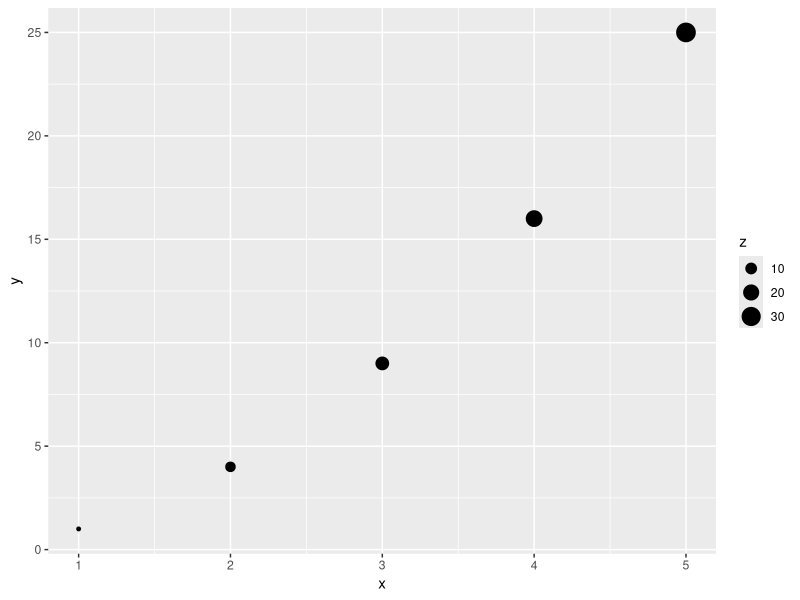
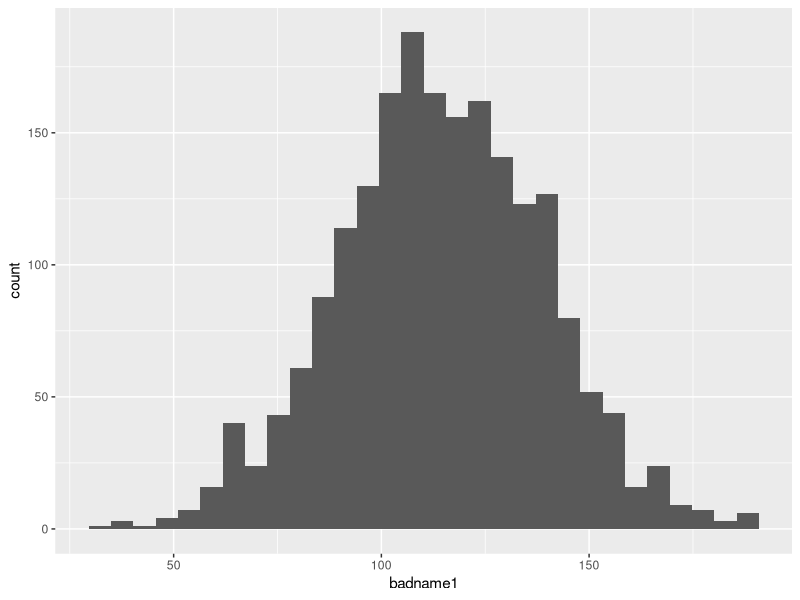
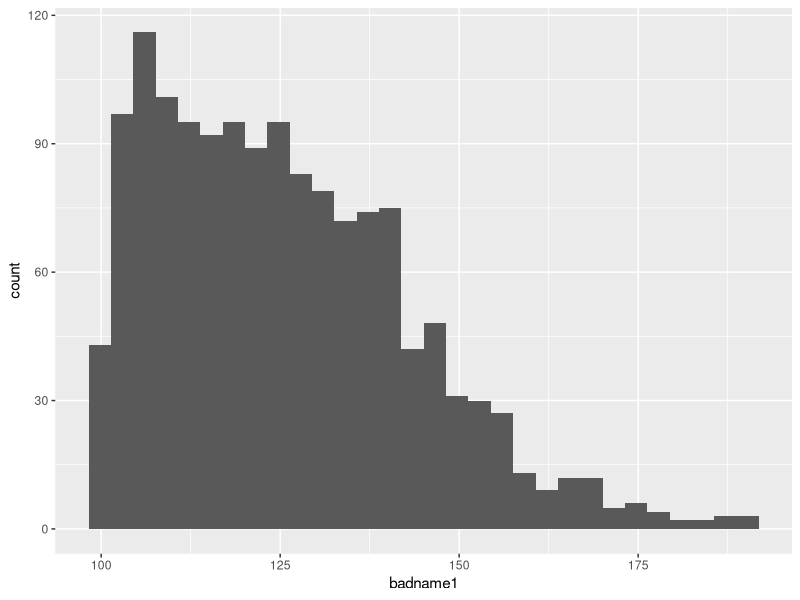
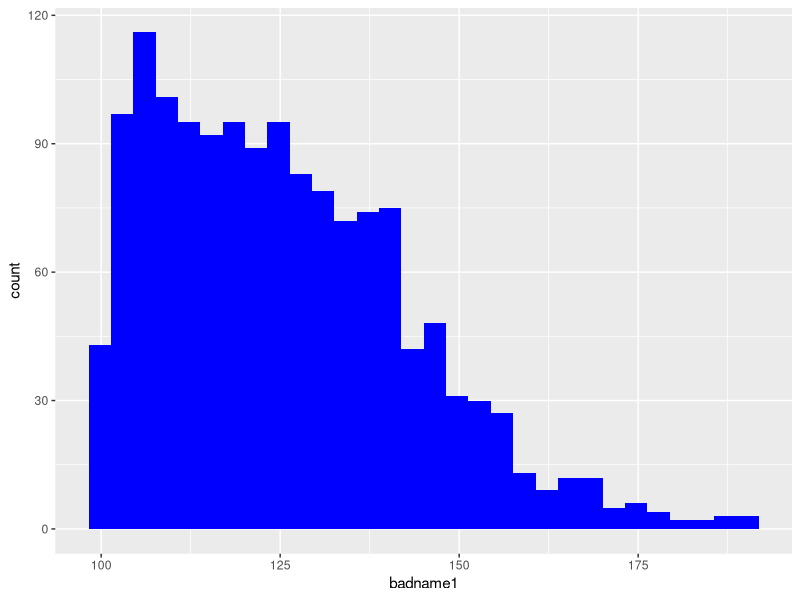
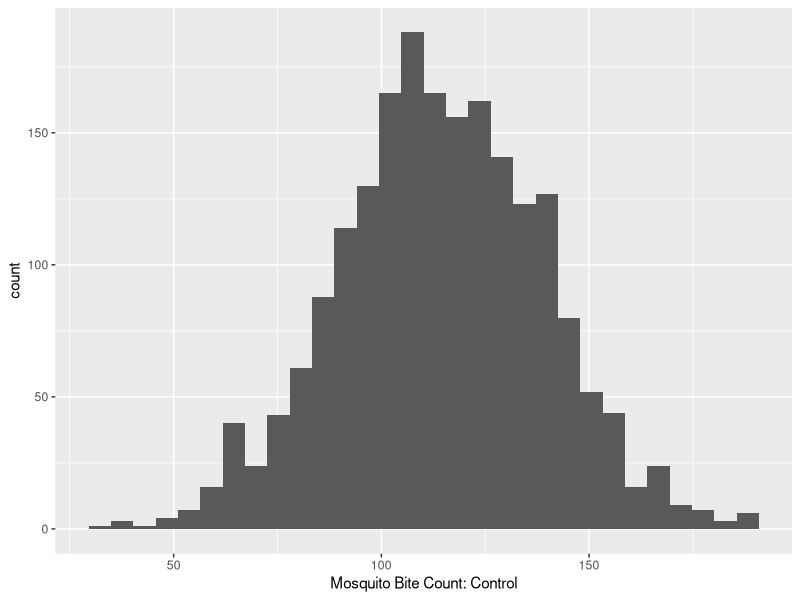
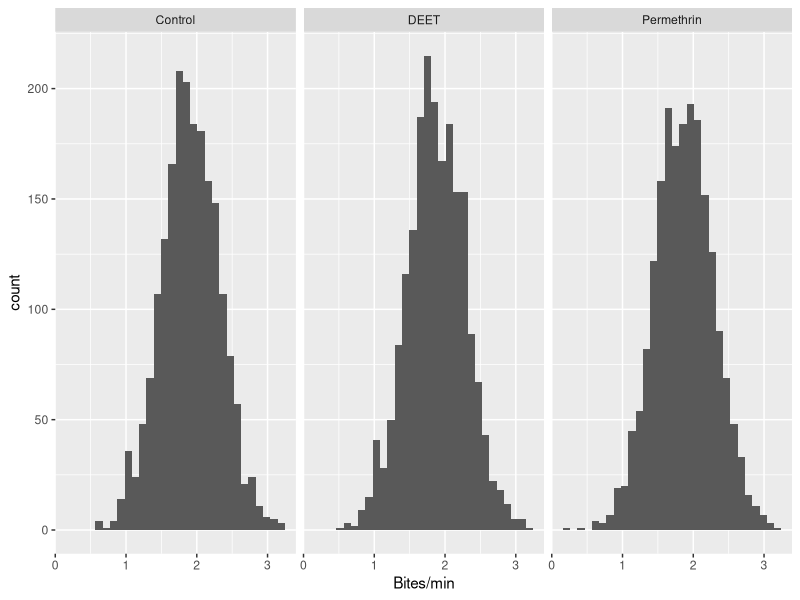
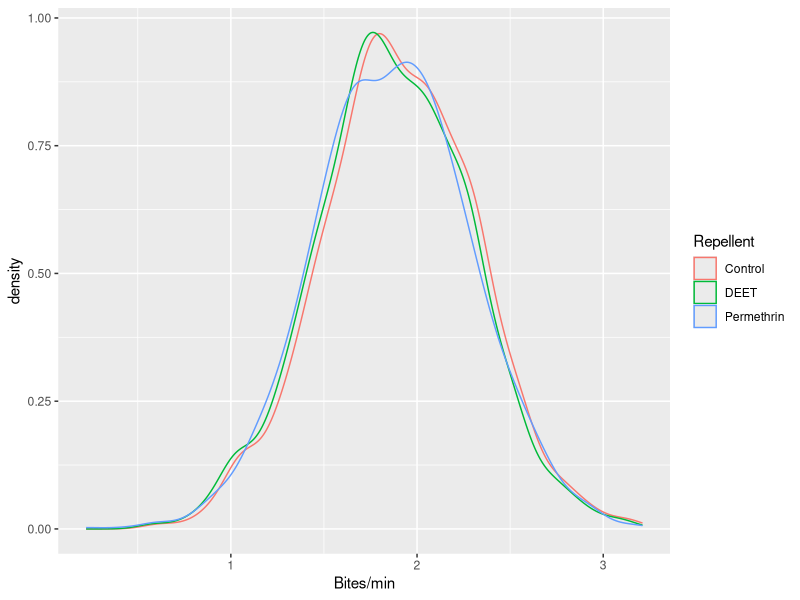
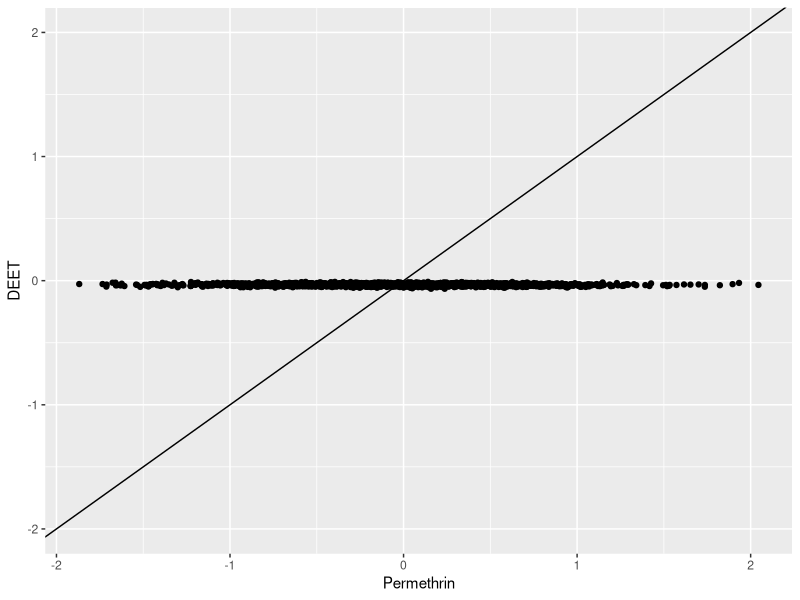

Recreate these plots in R, in order.
## ---- chunk 1
knitr::opts_chunk$set(echo = TRUE)
library(tidyverse)
## ---- chunk 2
# make a list or vector using the base "combine" function, 'c'. 
my_list <- c("first entry", "second", "3rd", 4)

# an extremely useful function: str
str(my_list)

alternate_list <-c(1,2,3,4)
str(alternate_list)

sequence_list <-seq(0,10, by=2)
str(sequence_list)

the_best_tibble_ever <- tibble(x = 1:5, 
                               y = x ^ 2,  # note the internal back-reference 
                               z = 2 + x + y )
str(the_best_tibble_ever)

# Let's make a quick, kinda bad figure:
ggplot(data = the_best_tibble_ever, mapping = aes(x=x, y=y, size=z))+
  geom_point()

# What is it doing?

## ---- chunk 3
# using a tidyverse function read_excel in library readxl, load the data:
example_data <- readxl::read_excel("./data/L01_sample_tdata.xlsx")

# look at it's structure. 
str(example_data)

ggplot(example_data, aes(badname1))+
  geom_histogram()

filtered_data <- filter(example_data, badname1 > 100)

ggplot(filtered_data, aes(badname1))+
  geom_histogram()

ggplot(filter(example_data, badname1 >100), aes(badname1))+
  geom_histogram(fill="blue")

selected_data <- select(example_data, badname1, badname2)
str(selected_data)

selected_data_bn <- select(example_data, contains("badname"))
str(selected_data_bn)

lessbad <- rename(example_data, 
                  "Mosquito Bite Count: Control" = badname1,
                  "Mosquito Bite Count: Permethrin" = badname2,
                  "Mosquito Bite Count: DEET" = badname3)


ggplot(lessbad, aes(`Mosquito Bite Count: Control`))+
  geom_histogram()

lessbad_bites_min <- mutate(lessbad, 
                            `Mosquito Bite Count: Control` = `Mosquito Bite Count: Control` / 60,
                            `Mosquito Bite Count: Permethrin` =  `Mosquito Bite Count: Permethrin` / 60,
                            `Mosquito Bite Count: DEET` =  `Mosquito Bite Count: DEET` / 60)

lessbad_bites_min1 <- select(lessbad_bites_min, contains("Mosquito"))

# drop delta1_3 by remove (negative selection)
lessbad_bites_minalt <- select(lessbad_bites_min, -delta1_3)

lessbad_bites_min <- lessbad_bites_min1
## ---- chunk 4
# Let's do some carpentry! A very common need in this context.
long_mosquito_data = pivot_longer(lessbad_bites_min, cols=contains("Mosquito"),
                                  names_prefix = "Mosquito Bite Count: ", 
                                  names_to = "Repellent",
                                  values_to = "Bites/min")
str(long_mosquito_data)

ggplot(long_mosquito_data, aes(`Bites/min`))+
  facet_grid(cols = vars(Repellent))+
  geom_histogram()

ggplot(long_mosquito_data, aes(`Bites/min`, color=Repellent))+
    geom_density()

## ---- chunk 5
# But what about if we really care about the differences and each row
# in the original data was 1 person? 
# we would still be missing other important data, such as ordering, days, etc.
wide_Mozzie_data = transmute(lessbad_bites_min, 
                   SubID = row_number(),
                   Permethrin = `Mosquito Bite Count: Permethrin`-`Mosquito Bite Count: Control`,
                   DEET = `Mosquito Bite Count: DEET`-`Mosquito Bite Count: Control`)

# We haven't seen transmute yet and it sounds like alchemy - let's look at the documentation!




# intentional gap.






# transmute is superseded, but not yet deprecated or gone.. so we should update!
# it is equivalent to:
wide_data2 = mutate(lessbad_bites_min, 
                   SubID = row_number(),
                   Permethrin = `Mosquito Bite Count: Permethrin`-`Mosquito Bite Count: Control`,
                   DEET = `Mosquito Bite Count: DEET`-`Mosquito Bite Count: Control`,
                   .keep="none")

ggplot(wide_Mozzie_data, aes(Permethrin, DEET))+
  geom_point()+
  geom_abline(intercept=0, slope=1)+
  ylim(c(-2,2))  

ggplot(wide_Mozzie_data, aes(Permethrin, DEET))+
  geom_point()+
  geom_abline(intercept=0, slope=1)

long_Mozzie_Delta = pivot_longer(wide_Mozzie_data, !SubID,
                                  names_to = "Repellent",
                                  values_to = "Bites/min Over Control")

ggplot(long_Mozzie_Delta,  aes(`Bites/min Over Control`))+
  facet_grid(cols = vars(Repellent))+
  geom_histogram()

ggplot(long_Mozzie_Delta, aes(`Bites/min Over Control`, color=Repellent))+
    geom_density()

## ---- chunk 6


